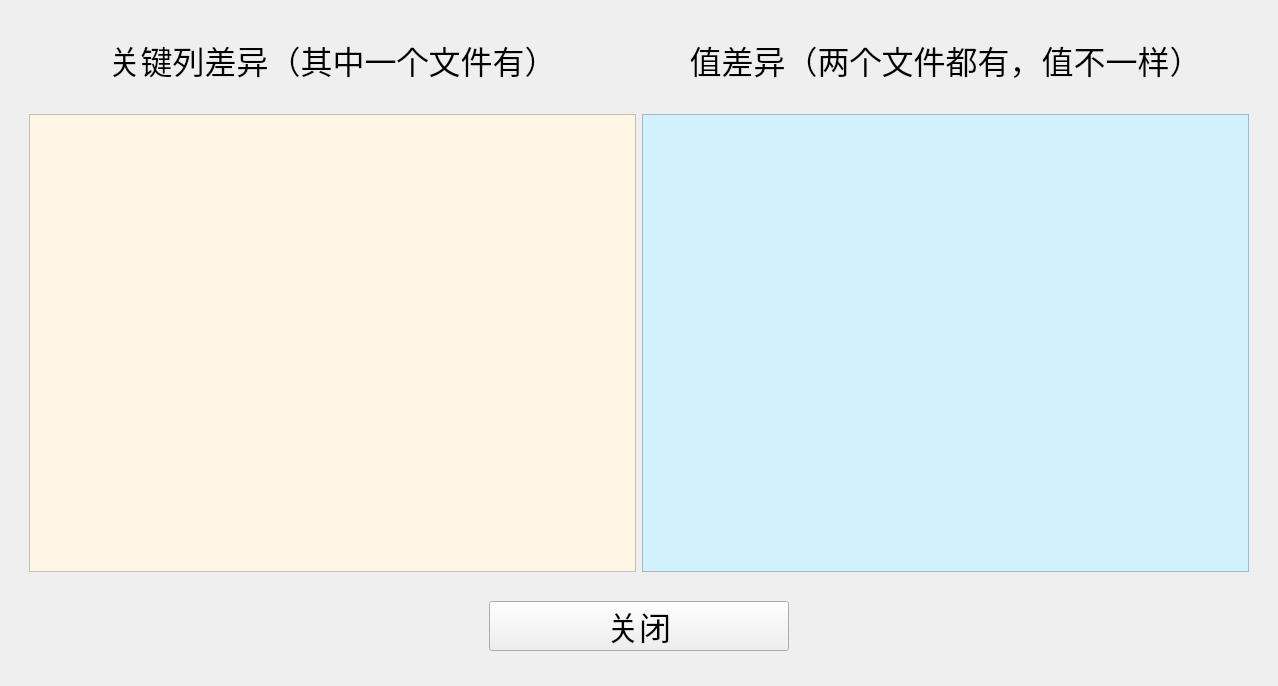
<?xml version="1.0" encoding="UTF-8"?>
<ui version="4.0">
 <class>Form</class>
 <widget class="QWidget" name="Form">
  <property name="geometry">
   <rect>
    <x>0</x>
    <y>0</y>
    <width>1278</width>
    <height>686</height>
   </rect>
  </property>
  <property name="windowTitle">
   <string>Form</string>
  </property>
  <layout class="QVBoxLayout" name="verticalLayout">
   <item>
    <widget class="QWidget" name="widget" native="true">
     <layout class="QVBoxLayout" name="verticalLayout_2" stretch="1,6,1">
      <item>
       <widget class="QWidget" name="widget_4" native="true">
        <layout class="QHBoxLayout" name="horizontalLayout_3">
         <item>
          <widget class="QLabel" name="label">
           <property name="font">
            <font>
             <pointsize>24</pointsize>
            </font>
           </property>
           <property name="text">
            <string>关键列差异（其中一个文件有）</string>
           </property>
           <property name="alignment">
            <set>Qt::AlignCenter</set>
           </property>
          </widget>
         </item>
         <item>
          <widget class="QLabel" name="label_2">
           <property name="font">
            <font>
             <pointsize>24</pointsize>
            </font>
           </property>
           <property name="text">
            <string>值差异（两个文件都有，值不一样）</string>
           </property>
           <property name="alignment">
            <set>Qt::AlignCenter</set>
           </property>
          </widget>
         </item>
        </layout>
       </widget>
      </item>
      <item>
       <widget class="QWidget" name="widget_2" native="true">
        <property name="styleSheet">
         <string notr="true"/>
        </property>
        <layout class="QHBoxLayout" name="horizontalLayout">
         <item>
          <widget class="QTextEdit" name="textEdit">
           <property name="font">
            <font>
             <pointsize>16</pointsize>
            </font>
           </property>
           <property name="styleSheet">
            <string notr="true">background-color: rgb(255, 246, 230);</string>
           </property>
          </widget>
         </item>
         <item>
          <widget class="QTextEdit" name="textEdit_2">
           <property name="styleSheet">
            <string notr="true">background-color: rgb(210, 241, 255);</string>
           </property>
          </widget>
         </item>
        </layout>
       </widget>
      </item>
      <item>
       <widget class="QWidget" name="widget_3" native="true">
        <property name="font">
         <font>
          <family>Adobe 仿宋 Std R</family>
         </font>
        </property>
        <property name="styleSheet">
         <string notr="true"/>
        </property>
        <layout class="QHBoxLayout" name="horizontalLayout_2">
         <item>
          <widget class="QPushButton" name="pushButton">
           <property name="minimumSize">
            <size>
             <width>100</width>
             <height>50</height>
            </size>
           </property>
           <property name="maximumSize">
            <size>
             <width>300</width>
             <height>50</height>
            </size>
           </property>
           <property name="font">
            <font>
             <family>Adobe 仿宋 Std R</family>
             <pointsize>24</pointsize>
            </font>
           </property>
           <property name="text">
            <string>关闭</string>
           </property>
          </widget>
         </item>
        </layout>
       </widget>
      </item>
     </layout>
    </widget>
   </item>
  </layout>
 </widget>
 <resources/>
 <connections>
  <connection>
   <sender>pushButton</sender>
   <signal>clicked()</signal>
   <receiver>Form</receiver>
   <slot>close_the_widget()</slot>
   <hints>
    <hint type="sourcelabel">
     <x>657</x>
     <y>412</y>
    </hint>
    <hint type="destinationlabel">
     <x>1411</x>
     <y>425</y>
    </hint>
   </hints>
  </connection>
 </connections>
 <slots>
  <slot>close_the_widget()</slot>
 </slots>
</ui>
